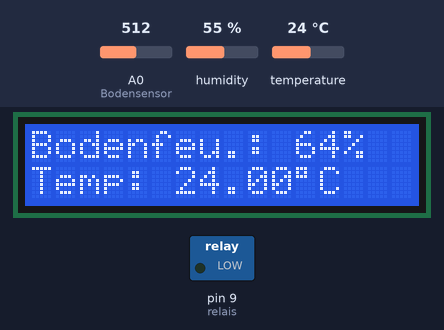
The sketch below on a simulated Arduino Uno, built with avr-gcc and run on an emulated ATmega328P. On the bench: 16×2 character LCD, switched loads named in the sketch (green lamp = pin HIGH). The inputs (shaded band) are chosen by the test bench; at power-on: A0 (Bodensensor) = 512, temperature 24 °C, humidity 55 %.

Above: at 1.2 s.
1.3 s: A0 (Bodensensor) set to 769
At 2.5 s:
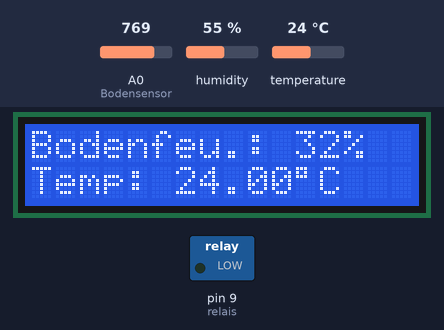
3.6 s: A0 (Bodensensor) set to 800
At 5.6 s:
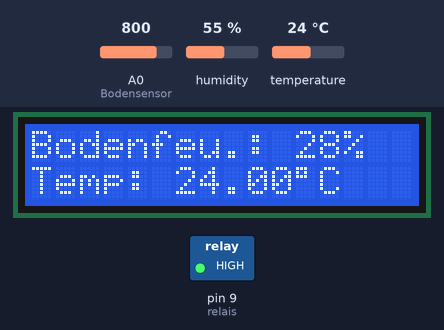
6.7 s: A0 (Bodensensor) set to 937
At 7.7 s:
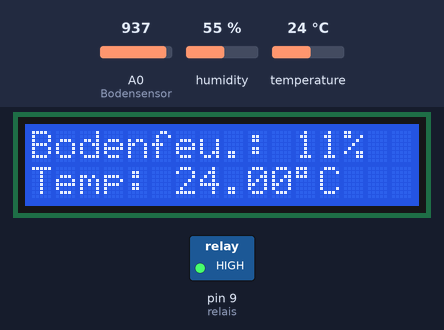
8.7 s: A0 (Bodensensor) set to 966
At 10.1 s:
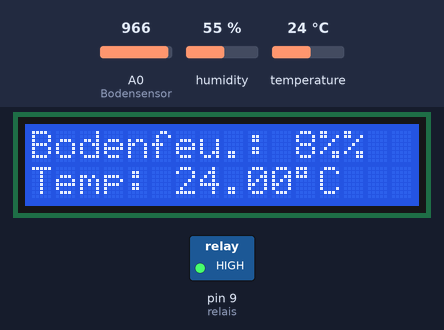
10.8 s: temperature set to 12 °C
At 12.4 s:
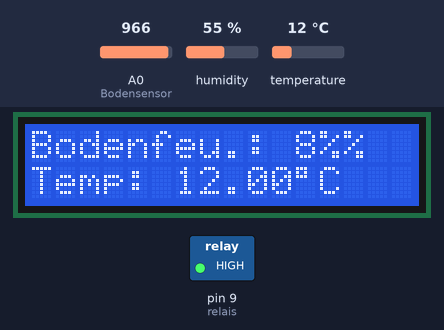
12.8 s: temperature set to 19 °C
At 14.8 s:
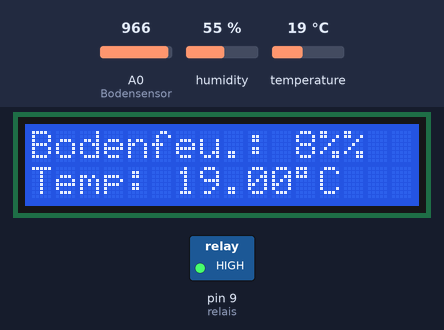
Timing chart, 0 to 15.9 s (numbered marks = the images above; inputs shaded):
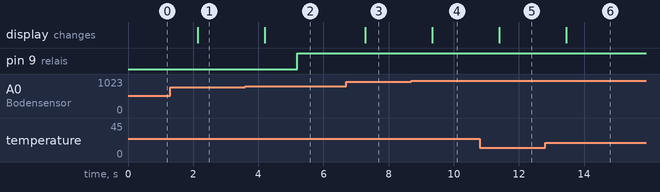

Measured:
- the behaviour switches between 782 and 783 on A0 (Bodensensor) (found by bisection; images 1 and 2)
- the behaviour switches between 950 and 951 on A0 (Bodensensor) (found by bisection; images 3 and 4)
- after the input at 1.3 s, the display: changes after 0.85 s (image 1)
- after the input at 3.6 s, pin 9 (relais): LOW → HIGH after 1.6 s; the display: changes after 0.60 s (image 2)
- after the input at 6.7 s, the display: changes after 0.58 s (image 3)
- after the input at 8.7 s, the display: changes after 0.64 s (image 4)
- after the input at 10.8 s, the display: changes after 0.59 s (image 5)
- after the input at 12.8 s, the display: changes after 0.65 s (image 6)

The sketch:

Project_Pflanzenbewaesserung.ino
```cpp
#include <dht.h>
#include <LiquidCrystal.h>

LiquidCrystal lcd(12,11,5,4,3,2);
dht DHT;                          //DHT11-Modul initiallisieren
#define DHT11 7

int Bodensensor = A0;
int boden = 0;
int bodenfeuchtigkeit = 0;
int temp = 0;
int relais = 9;

void setup() {
  lcd.begin(16,2);
  pinMode( relais, OUTPUT);

}

void loop() {
 boden = analogRead(Bodensensor);   //Bodenfeuchtigkeit auslesen
 temp = DHT.read11(DHT11);          //Temperatur auslesen
  lcd.setCursor(0,0);               //LCD,obere Reihe, Bodenfeuchtigkeit
  lcd.print("Bodenfeu.: ");
  bodenfeuchtigkeit = map(boden, 220, 1023, 100,0); //Sensorwert zu Prozenten umwandeln
  lcd.print(bodenfeuchtigkeit);
  lcd.print("%");
  lcd.setCursor(0,1);               //LCD,untere Reihe, Temperatur
  lcd.print("Temp: ");
  lcd.print(DHT.temperature);
  lcd.print((char)223);
  lcd.print("C");
  delay(1000);

  if(bodenfeuchtigkeit <= 30)        //Wenn zu trocken, Relais anschalten -> Pumpe an
    digitalWrite(relais, HIGH);
  else if(boden >= 50)
    digitalWrite(relais, LOW);
  else
    digitalWrite(relais, LOW);


}
```
